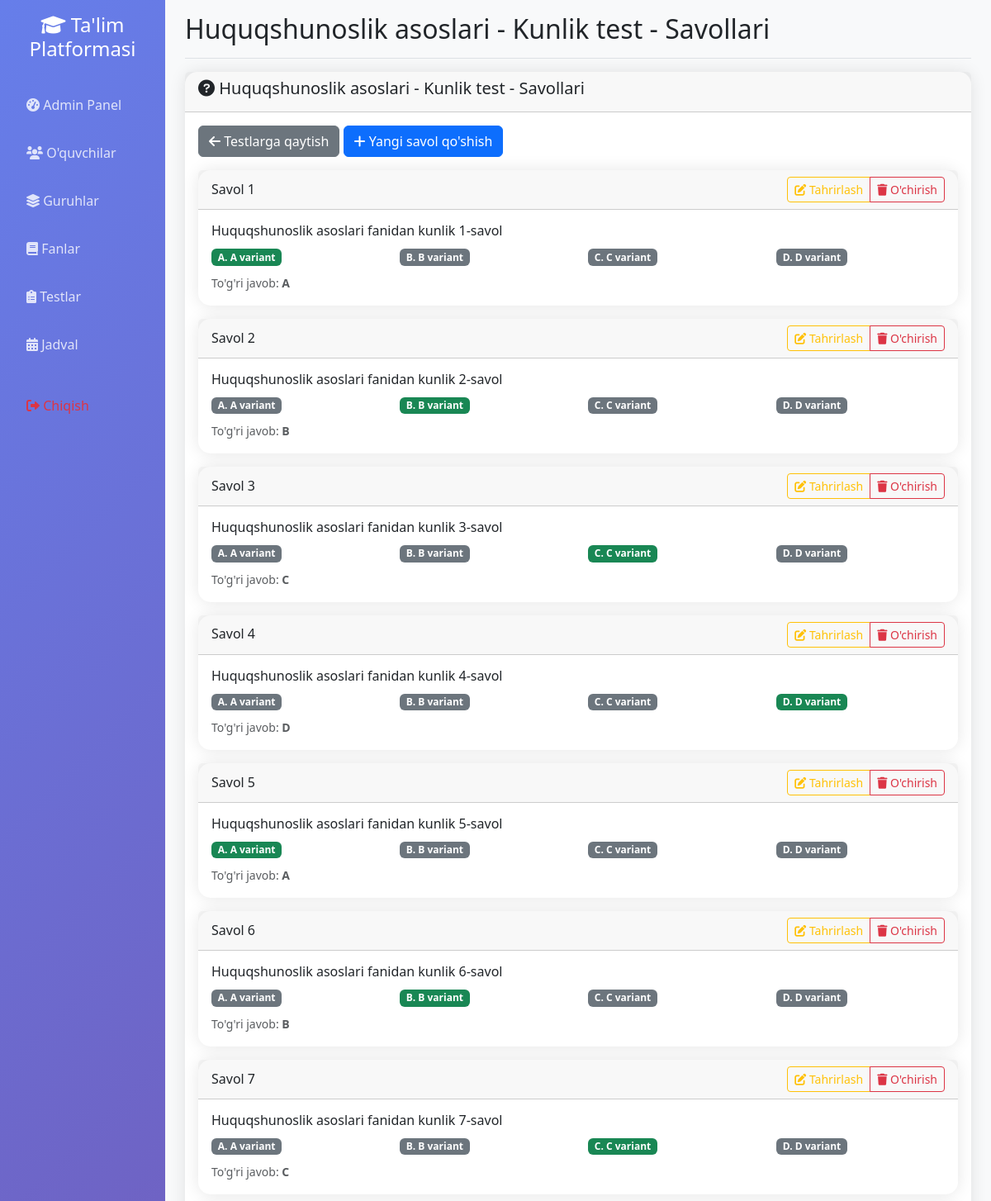
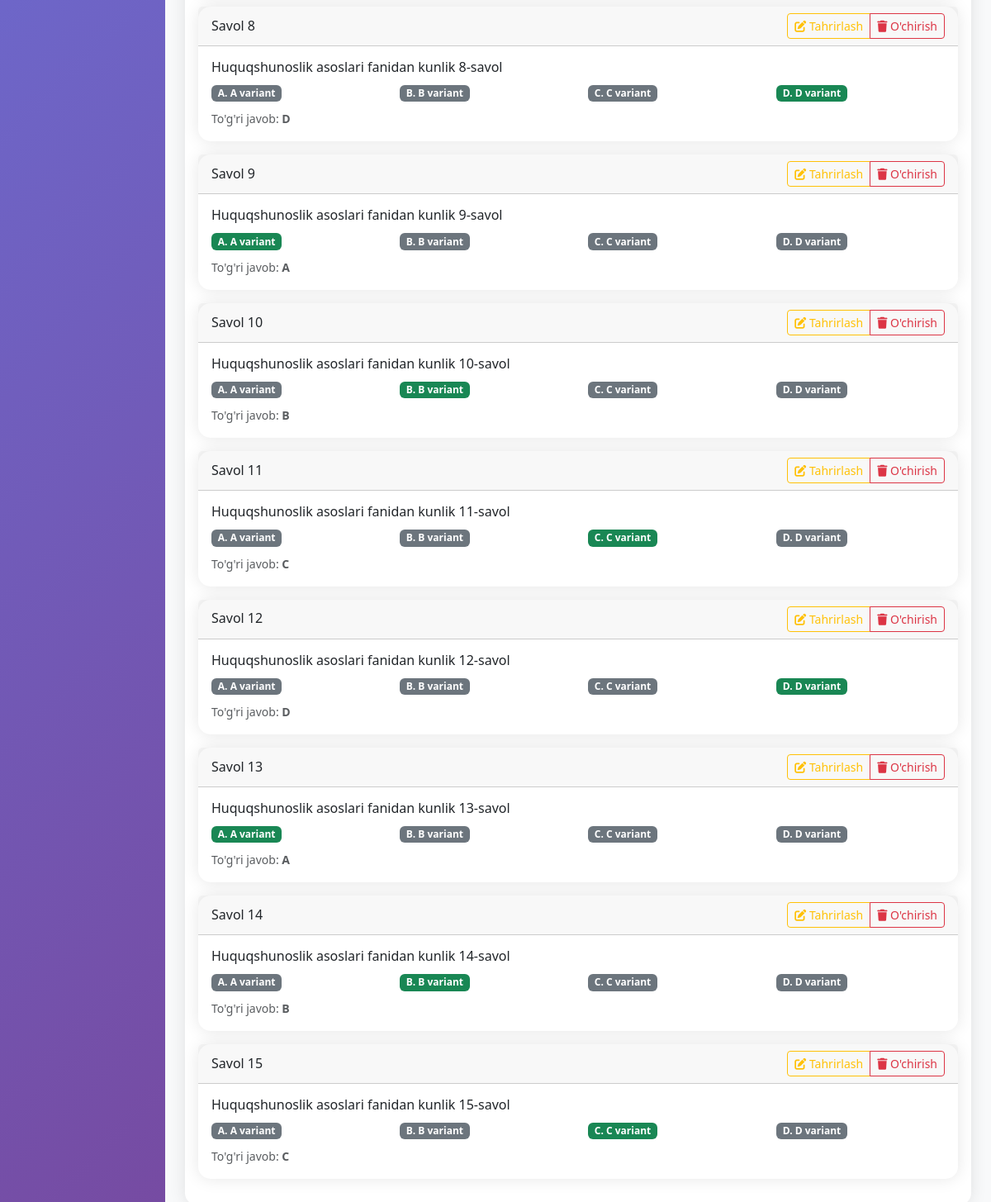
Page /admin/test_questions/7 (signed in) on the committed database (2 pictures, top to bottom).
### app.py (models this page shows)
class Test(db.Model):
    __tablename__ = 'test'
    id = db.Column(db.Integer, primary_key=True)
    title = db.Column(db.String(200), nullable=False)
    subject_id = db.Column(db.Integer, db.ForeignKey('subject.id'), nullable=True)
    test_type = db.Column(db.String(20), nullable=False)  # 'daily', 'dtm', 'comprehensive'
    test_date = db.Column(db.Date, nullable=False)
    start_time = db.Column(db.Time, nullable=False)
    end_time = db.Column(db.Time, nullable=False)
    duration_minutes = db.Column(db.Integer, default=60)
    is_active = db.Column(db.Boolean, default=True)
    questions = db.relationship('Question', backref='test', lazy=True, cascade='all, delete-orphan')
    registrations = db.relationship('TestRegistration', backref='test', lazy=True, cascade='all, delete-orphan')
    results = db.relationship('TestResult', backref='test', lazy=True, cascade='all, delete-orphan')

class Question(db.Model):
    __tablename__ = 'question'
    id = db.Column(db.Integer, primary_key=True)
    text = db.Column(db.Text, nullable=False)
    option_a = db.Column(db.String(500), nullable=False)
    option_b = db.Column(db.String(500), nullable=False)
    option_c = db.Column(db.String(500), nullable=False)
    option_d = db.Column(db.String(500), nullable=False)
    correct_answer = db.Column(db.String(1), nullable=False)
    test_id = db.Column(db.Integer, db.ForeignKey('test.id'), nullable=False)

### app.py (the view)
@app.route('/admin/test_questions/<int:test_id>')
def admin_test_questions(test_id):
    if not session.get('logged_in', False) or not session.get('is_admin', False):
        return redirect(url_for('login'))
    test = Test.query.get_or_404(test_id)
    questions = Question.query.filter_by(test_id=test_id).all()
    return render_template('admin_test_questions.html', test=test, questions=questions)

### app.py (called while the page is built, shortened)
@app.context_processor
def inject_user():
    class CurrentUser:
        def __init__(self):
            self.is_authenticated = session.get('logged_in', False)
            self.is_admin = session.get('is_admin', False)
            self.is_group_leader = session.get('is_group_leader', False)
            self.username = session.get('username', '')
            self.id = session.get('user_id', None)
    return dict(current_user=CurrentUser(), datetime=datetime)

### templates/admin_test_questions.html (shortened to what this page needs)
{% extends "base.html" %}
{% block page_title %}{{ test.title }} - Savollari{% endblock %}
{% block content %}
<div class="row">
    <div class="col-12">
        <div class="card">
            <div class="card-header">
                <h5><i class="fas fa-question-circle"></i> {{ test.title }} - Savollari</h5>
            </div>
            <div class="card-body">
                <div class="mb-3">
                    <a href="{{ url_for('admin_tests') }}" class="btn btn-secondary">
                        <i class="fas fa-arrow-left"></i> Testlarga qaytish
                    </a>
                    <button class="btn btn-primary" data-bs-toggle="collapse" data-bs-target="#addQuestionForm">
                        <i class="fas fa-plus"></i> Yangi savol qo'shish
                    </button>
                </div>
                {% if questions %}
                <div class="row">
                    {% for question in questions %}
                    <div class="col-12 mb-3">
                        <div class="card">
                            <div class="card-header">
                                <div class="d-flex justify-content-between align-items-center">
                                    <h6 class="mb-0">Savol {{ loop.index }}</h6>
                                    <div class="btn-group btn-group-sm">
                                        <a href="{{ url_for('admin_edit_question', question_id=question.id) }}" class="btn btn-outline-warning">
                                            <i class="fas fa-edit"></i> Tahrirlash
                                        </a>
                                        <a href="{{ url_for('admin_delete_question', question_id=question.id) }}" class="btn btn-outline-danger" onclick="return confirm('Rostdan ham ushbu savolni o\'chirmoqchimisiz?')">
                                            <i class="fas fa-trash"></i> O'chirish
                                        </a>
                                    </div>
                                </div>
                            </div>
                            <div class="card-body">
                                <h6>{{ question.text }}</h6>
                                <div class="row">
                                    <div class="col-md-3">
                                        <span class="badge {% if question.correct_answer == 'A' %}bg-success{% else %}bg-secondary{% endif %}">A. {{ question.option_a }}</span>
                                    </div>
                                    <div class="col-md-3">
                                        <span class="badge {% if question.correct_answer == 'B' %}bg-success{% else %}bg-secondary{% endif %}">B. {{ question.option_b }}</span>
                                    </div>
                                    <div class="col-md-3">
                                        <span class="badge {% if question.correct_answer == 'C' %}bg-success{% else %}bg-secondary{% endif %}">C. {{ question.option_c }}</span>
                                    </div>
                                    <div class="col-md-3">
                                        <span class="badge {% if question.correct_answer == 'D' %}bg-success{% else %}bg-secondary{% endif %}">D. {{ question.option_d }}</span>
                                    </div>
                                </div>
                                <div class="mt-2">
                                    <small class="text-muted">To'g'ri javob: <strong>{{ question.correct_answer }}</strong></small>
                                </div>
                            </div>
                        </div>
                    </div>
                    {% endfor %}
                </div>
                {% else %}
                <div class="text-center py-5">
                    <i class="fas fa-question-circle fa-4x text-muted mb-3"></i>
                    <h4 class="text-muted">Savollar mavjud emas</h4>
                    <p class="text-muted">Yangi savol qo'shing</p>
                </div>
                {% endif %}
            </div>
        </div>
    </div>
</div>
{% endblock %}

### static/css/enhanced_ui.css (style rules this page uses)
.btn-enhanced { position: relative; overflow: hidden; transition: all 0.3s ease; }
.card-enhanced { border: none; box-shadow: 0 10px 30px rgba(0, 0, 0, 0.1); transition: all 0.3s ease; }

### templates/base.html (style rules this page uses)
.card { border: none; border-radius: 15px; box-shadow: 0 0 20px rgba(0,0,0,0.1); transition: transform 0.3s; }

### rows in the picture
Test: title "Huquqshunoslik asoslari - Kunlik test"
Question: text "Huquqshunoslik asoslari fanidan kunlik 1-savol", option_a "A variant", option_b "B variant", option_c "C variant", option_d "D variant", correct_answer "A"
Question: text "Huquqshunoslik asoslari fanidan kunlik 2-savol", option_a "A variant", option_b "B variant", option_c "C variant", option_d "D variant", correct_answer "B"
Question: text "Huquqshunoslik asoslari fanidan kunlik 3-savol", option_a "A variant", option_b "B variant", option_c "C variant", option_d "D variant", correct_answer "C"
Question: text "Huquqshunoslik asoslari fanidan kunlik 4-savol", option_a "A variant", option_b "B variant", option_c "C variant", option_d "D variant", correct_answer "D"
Question: text "Huquqshunoslik asoslari fanidan kunlik 5-savol", option_a "A variant", option_b "B variant", option_c "C variant", option_d "D variant", correct_answer "A"
Question: text "Huquqshunoslik asoslari fanidan kunlik 6-savol", option_a "A variant", option_b "B variant", option_c "C variant", option_d "D variant", correct_answer "B"
Question: text "Huquqshunoslik asoslari fanidan kunlik 7-savol", option_a "A variant", option_b "B variant", option_c "C variant", option_d "D variant", correct_answer "C"
Question: text "Huquqshunoslik asoslari fanidan kunlik 8-savol", option_a "A variant", option_b "B variant", option_c "C variant", option_d "D variant", correct_answer "D"
Question: text "Huquqshunoslik asoslari fanidan kunlik 9-savol", option_a "A variant", option_b "B variant", option_c "C variant", option_d "D variant", correct_answer "A"
Question: text "Huquqshunoslik asoslari fanidan kunlik 10-savol", option_a "A variant", option_b "B variant", option_c "C variant", option_d "D variant", correct_answer "B"
Question: text "Huquqshunoslik asoslari fanidan kunlik 11-savol", option_a "A variant", option_b "B variant", option_c "C variant", option_d "D variant", correct_answer "C"
Question: text "Huquqshunoslik asoslari fanidan kunlik 12-savol", option_a "A variant", option_b "B variant", option_c "C variant", option_d "D variant", correct_answer "D"
Question: text "Huquqshunoslik asoslari fanidan kunlik 13-savol", option_a "A variant", option_b "B variant", option_c "C variant", option_d "D variant", correct_answer "A"
Question: text "Huquqshunoslik asoslari fanidan kunlik 14-savol", option_a "A variant", option_b "B variant", option_c "C variant", option_d "D variant", correct_answer "B"
Question: text "Huquqshunoslik asoslari fanidan kunlik 15-savol", option_a "A variant", option_b "B variant", option_c "C variant", option_d "D variant", correct_answer "C"
